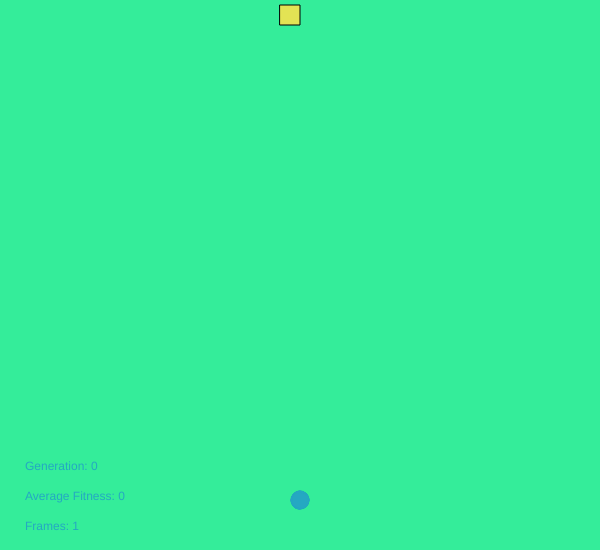
Frame 1 (no input)
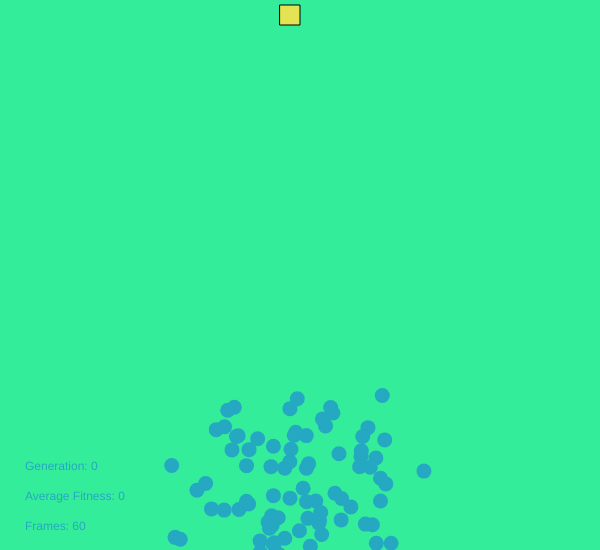
Frame 60 (no input)
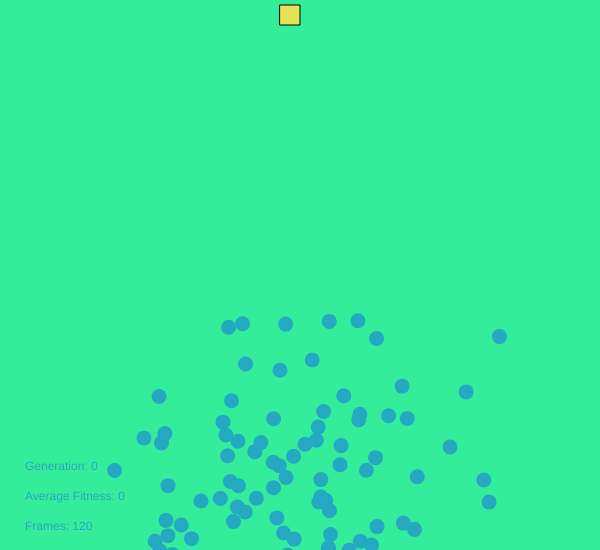
Frame 120 (the mouse pressed at the canvas centre since frame 60)

The p5.js sketch that drew these frames (run headless with seeded random() and noise() and a simulated clock; from frame 60 on, the mouse is pressed at the canvas centre):

// p5.js sketch
// ── sketch.js
const GENE_LENGTH = 400;
const POPULATION_SIZE = 100;
const MUTATION_RATE=0.02;

var frames =0;
var population =[];//population is an array containing all the nodes 
var pool =[];
var averageFitness =0;
var generationCount =0;

function setup() {
  createCanvas(600, 550);
  for(let i =0; i < POPULATION_SIZE; i++) {
    this.population[i] = new Node(GENE_LENGTH);
  }
  target = createVector(280,5);
}

function draw() {
  //set up the background and target 
  background(52, 237, 154);
  stroke(0)
  fill(227, 227, 84)
  rect(280,5,20,20) // target
  frames++;

  if (frames % 400 === 0) {
    for(let i =0; i < POPULATION_SIZE; i++) {
      //Step 2a - Selection: Evaluate the fitness of each node 
      var temp = population[i].calcFitness();
      averageFitness = averageFitness + temp;
    }
    //Step 2b - Selection: Generate a mating pool
    matingPool();

    //Step 3: Reproduction 
    reproduce();
    frames =0;
    generationCount++;

    //count average
    averageFitness = averageFitness/POPULATION_SIZE;

  }
    
  //Step 1: Initialize the population
  for(let i =0; i < POPULATION_SIZE; i++) {
    population[i].update();
    population[i].show();
  }  
  
  text(`Generation: ${generationCount}`, 25, height - 80);
  text(`Average Fitness: ${averageFitness}`, 25, height - 50);
  text(`Frames: ${frames}`, 25, height - 20);
}

function matingPool() {
  pool =[];
  for (let i =0; i <population.length; i++) {
      var n= floor(population[i].fitness * 100); // number of times it enters the mating pool
      for (let j=0; j<n;j++){
          pool.push(population[i]); //push into pool n times based on score
      }
  }

}

function reproduce(){
  for (let i=0; i<POPULATION_SIZE;i++){
      var a = floor(random(pool.length));
      var b = floor(random(pool.length));
      var father = pool[a];
      var mother = pool[b];
      var child = father.crossover(mother);
      child.mutate(MUTATION_RATE);
      population[i]= child;
  }
}

// ── DNA.js
// A DNA object which itself is an array and each element being a single vector 

class DNA {
    constructor(length) {
        this.genes = [];
        for (let i = 0; i<length; i++) {
            this.genes[i] = p5.Vector.random2D();
        }
    }

    calcFitness(pos) {
        var score = 0;
        var distance = dist(pos.x,pos.y,target.x,target.y);
        score = 1- distance/height; //nearer the distance should equal higher score
        if (score<0){
            score =0;
        }
        return score;
    }

    crossover(partner) {
        var child = new DNA(GENE_LENGTH);
        for(let i =0; i<GENE_LENGTH; i++) {
            if(GENE_LENGTH/i == 0) {
                child.genes[i]=this.genes[i];
            }
            else {
                child.genes[i]=partner.genes[i];
            }
        }
        return child;
    }
    
    mutate(rate){
        for (let i=0; i<GENE_LENGTH;i++) {
            if (random(1)<rate) {
                this.genes[i] = p5.Vector.random2D();
            }
        }
    }
}

// ── nodes.js
//Each node represents one circle. Each node contains a DNA
const SPEED =3;

class Node {
      constructor() {
        this.dnaSequence = new DNA(GENE_LENGTH);
        this.pos = createVector(300,500); //position of a node (300,500) being thestarting spot
        this.r= 15; //node's radius 
        this.vel = p5.Vector.random2D(); // the vel vector is the vector that we will add to the position vector
        this.index = 0;
        this.fitness=0;
    }
      
      show() {
        if (this.pos.x<290 && this.pos.x>270 && this.pos.y>0 && this.pos.y<25){
          noStroke();
          fill(6, 79, 15);
          ellipse(this.pos.x, this.pos.y, this.r);
        } else {
          noStroke();
        fill(37, 168, 194);
        ellipse(this.pos.x, this.pos.y, this.r);
        }
        
      }
      
      update() {
        this.vel.add(this.dnaSequence.genes[this.index]);
        this.vel.limit(SPEED);
        this.pos.add(this.vel);
        this.index++;
      }

      calcFitness() {
        this.fitness = this.dnaSequence.calcFitness(this.pos);
        return this.fitness;
      }

      crossover(partner) {
        var child = new Node(GENE_LENGTH);
        child.dnaSequence=this.dnaSequence.crossover(partner.dnaSequence);
        return child;
        
      }

      mutate(rate){
          this.dnaSequence.mutate(rate);
      }
}
